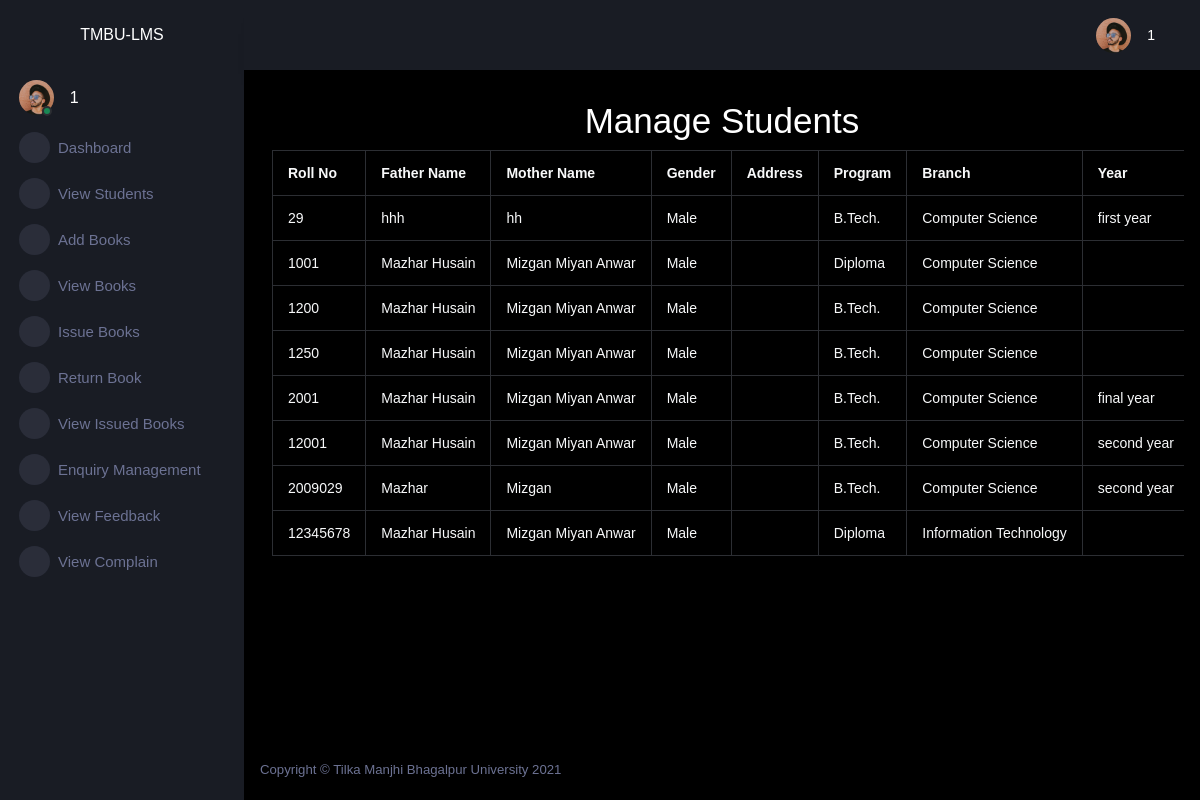
Screenshot of /adminapp/viewstudents/ (signed in) with the database file from the repository.
### lmsapp/models.py (models this page shows)
class Student(models.Model):
    rollno=models.IntegerField(primary_key=True)
    name=models.CharField(max_length=50)
    fname=models.CharField(max_length=50)
    mname=models.CharField(max_length=50)
    gender=models.CharField(max_length=6)
    address=models.TextField()
    program=models.CharField(max_length=50)
    branch=models.CharField(max_length=50)
    year=models.CharField(max_length=50)
    contactno=models.CharField(max_length=10)
    emailaddress=models.CharField(max_length=50)
    regdate=models.CharField(max_length=30)

### adminapp/views.py (the view)
# urls.py: path('viewstudents/',views.viewstudents,name='viewstudents'),
@cache_control(no_cache=True,must_revalidate=True,no_store=True)
def viewstudents(request):
    try:
        if request.session['adminid']!=None:
            adminid=request.session['adminid']
            student=Student.objects.all()
            return render(request,"viewstudents.html",{'adminid':adminid,'student':student})
    except KeyError:
        return redirect('lmsapp:login')

### adminapp/templates/viewstudents.html (shortened to what this page needs)
{% extends "adminparent.html" %}
{% block body %}
    <div class="row">
        <div class="col-sm-12" style="overflow-x:scroll;">
            <h1 style="text-align:center;">Manage Students</h1>
            <table class="table table-bordered text-light">
                <tr>
                    <th>Roll No</th>
                    <th>Father Name</th>
                    <th>Mother Name</th>
                    <th>Gender</th>
                    <th>Address</th>
                    <th>Program</th>
                    <th>Branch</th>
                    <th>Year</th>
                </tr>
                {% for s in student %}
                <tr>
                    <td>{{s.rollno}}</td>
                    <td>{{s.name}}</td>
                    <td>{{s.fname}}</td>
                    <td>{{s.gender}}</td>
                    <td>{{s.adress}}</td>
                    <td>{{s.program}}</td>
                    <td>{{s.branch}}</td>
                    <td>{{s.year}}</td>
                </tr>
                {% endfor %}
            </table>
        </div>
    </div>
{% endblock body %}

### adminapp/templates/adminparent.html (shortened to what this page needs)
<!DOCTYPE html>
<html lang="en">
    {% load static %}
<head>
    <link rel="stylesheet" href="{% static 'assets/vendors/mdi/css/materialdesignicons.min.css' %}">
    <link rel="stylesheet" href="{% static 'assets/vendors/css/vendor.bundle.base.css' %}">
    <link rel="stylesheet" href="{% static 'assets/vendors/jvectormap/jquery-jvectormap.css' %}">
    <link rel="stylesheet" href="{% static 'assets/vendors/flag-icon-css/css/flag-icon.min.css' %}">
    <link rel="stylesheet" href="{% static 'assets/vendors/owl-carousel-2/owl.carousel.min.css' %}">
    <link rel="stylesheet" href="{% static 'assets/vendors/owl-carousel-2/owl.theme.default.min.css' %}">
    <link rel="stylesheet" href="{% static 'assets/css/style.css' %}">
</head>
<body>
    <div class="container-scroller">
      <nav class="sidebar sidebar-offcanvas" id="sidebar">
          <div class="sidebar-brand-wrapper d-none d-lg-flex align-items-center justify-content-center fixed-top">
            <span>TMBU-LMS</span>
          </div>
          <ul class="nav">
            <li class="nav-item profile">
              <div class="profile-desc">
                <div class="profile-pic">
                  <div class="count-indicator">
                    <img class="img-xs rounded-circle " src="{% static 'assets/images/faces/face15.jpg' %}" alt="">
                    <span class="count bg-success"></span>
                  </div>
                  <div class="profile-name">
                    <h5 class="mb-0 font-weight-normal">{{adminid}}</h5>
                  </div>
                </div>
                <a href="#" id="profile-dropdown" data-bs-toggle="dropdown"><i class="mdi mdi-dots-vertical"></i></a>
              </div>
            </li>
            <li class="nav-item menu-items">
              <a class="nav-link" href="#">
                <span class="menu-icon">
                  <i class="mdi mdi-speedometer"></i>
                </span>
                <span class="menu-title">Dashboard</span>
              </a>
            </li>
           <li class="nav-item menu-items">
              <a class="nav-link" href="{% url 'adminapp:viewstudents' %}">
                <span class="menu-icon">
                  <i class="mdi mdi-playlist-play"></i>
                </span>
                <span class="menu-title">View Students</span>
              </a>
            </li>
            <li class="nav-item menu-items">
              <a class="nav-link" href="{% url 'adminapp:addbook' %}">
                <span class="menu-icon">
                  <i class="mdi mdi-playlist-play"></i>
                </span>
                <span class="menu-title">Add Books</span>
              </a>
            </li>
            <li class="nav-item menu-items">
              <a class="nav-link" href="{% url 'adminapp:viewbook' %}">
                <span class="menu-icon">
                  <i class="mdi mdi-playlist-play"></i>
                </span>
                <span class="menu-title">View Books</span>
              </a>
            </li>
            <li class="nav-item menu-items">
              <a class="nav-link" href="{% url 'adminapp:issuebook' %}">
                <span class="menu-icon">
                  <i class="mdi mdi-playlist-play"></i>
                </span>
                <span class="menu-title">Issue Books</span>
              </a>
            </li>
            <li class="nav-item menu-items">
              <a class="nav-link" href="{% url 'adminapp:returnbook' %}">
                <span class="menu-icon">
                  <i class="mdi mdi-playlist-play"></i>
                </span>
                <span class="menu-title">Return Book</span>
              </a>
            </li>
            <li class="nav-item menu-items">
              <a class="nav-link" href="{% url 'adminapp:viewissuedbook' %}">
                <span class="menu-icon">
                  <i class="mdi mdi-playlist-play"></i>
                </span>
                <span class="menu-title">View Issued Books</span>
              </a>
            </li>
            <li class="nav-item menu-items">
              <a class="nav-link" href="{% url 'adminapp:viewenquiry' %}">
                <span class="menu-icon">
                  <i class="mdi mdi-playlist-play"></i>
                </span>
                <span class="menu-title">Enquiry Management</span>
              </a>
            </li>
            <li class="nav-item menu-items">
              <a class="nav-link" href="{% url 'adminapp:viewfeedback' %}">
                <span class="menu-icon">
                  <i class="mdi mdi-playlist-play"></i>
                </span>
                <span class="menu-title">View Feedback</span>
              </a>
            </li>
            <li class="nav-item menu-items">
              <a class="nav-link" href="{% url 'adminapp:viewcomplain' %}">
                <span class="menu-icon">
                  <i class="mdi mdi-playlist-play"></i>
                </span>
                <span class="menu-title">View Complain</span>
              </a>
            </li>
          </ul>
        </nav>
        <div class="container-fluid page-body-wrapper">
          <nav class="navbar p-0 fixed-top d-flex flex-row">
            <div class="navbar-menu-wrapper flex-grow d-flex align-items-stretch">
              <button class="navbar-toggler navbar-toggler align-self-center" type="button" data-toggle="minimize">
                <span class="mdi mdi-menu"></span>
              </button>
              <ul class="navbar-nav navbar-nav-right">
                <li class="nav-item dropdown">
                  <a class="nav-link" id="profileDropdown" href="#" data-bs-toggle="dropdown">
                    <div class="navbar-profile">
                      <img class="img-xs rounded-circle" src="{% static 'assets/images/faces/face15.jpg' %}" alt="">
                      <p class="mb-0 d-none d-sm-block navbar-profile-name">{{adminid}}</p>
                      <i class="mdi mdi-menu-down d-none d-sm-block"></i>
                    </div>
                  </a>
                </li>
              </ul>
            </div>
          </nav>
          <div class="main-panel">
            <div class="content-wrapper">
              {% block body %}
              {% endblock body %}
            </div>
            <footer class="footer">
              <div class="d-sm-flex justify-content-center justify-content-sm-between">
                <span class="text-muted d-block text-center text-sm-left d-sm-inline-block">Copyright © Tilka Manjhi Bhagalpur University 2021</span>
              </div>
            </footer>
          </div>
        </div>
      </div>
</body>
</html>

### rows the page displays
Student: rollno "29", name "hhh", fname "hh", gender "Male", program "B.Tech.", branch "Computer Science", year "first year"
Student: rollno "1001", name "Mazhar Husain", fname "Mizgan Miyan Anwar", gender "Male", program "Diploma", branch "Computer Science"
Student: rollno "1200", name "Mazhar Husain", fname "Mizgan Miyan Anwar", gender "Male", program "B.Tech.", branch "Computer Science"
Student: rollno "1250", name "Mazhar Husain", fname "Mizgan Miyan Anwar", gender "Male", program "B.Tech.", branch "Computer Science"
Student: rollno "2001", name "Mazhar Husain", fname "Mizgan Miyan Anwar", gender "Male", program "B.Tech.", branch "Computer Science", year "final year"
Student: rollno "12001", name "Mazhar Husain", fname "Mizgan Miyan Anwar", gender "Male", program "B.Tech.", branch "Computer Science", year "second year"
Student: rollno "2009029", name "Mazhar", fname "Mizgan", gender "Male", program "B.Tech.", branch "Computer Science", year "second year"
Student: rollno "12345678", name "Mazhar Husain", fname "Mizgan Miyan Anwar", gender "Male", program "Diploma", branch "Information Technology"

### other values shown
{{ adminid }} "1"
